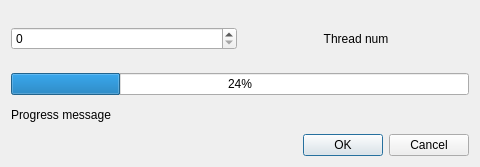
<?xml version="1.0" encoding="UTF-8"?>
<ui version="4.0">
 <class>Dialog_RobotRun</class>
 <widget class="QDialog" name="Dialog_RobotRun">
  <property name="geometry">
   <rect>
    <x>0</x>
    <y>0</y>
    <width>480</width>
    <height>167</height>
   </rect>
  </property>
  <property name="windowTitle">
   <string>Dialog</string>
  </property>
  <layout class="QVBoxLayout" name="verticalLayout_3">
   <item>
    <layout class="QVBoxLayout" name="verticalLayout_2">
     <property name="bottomMargin">
      <number>0</number>
     </property>
     <item>
      <layout class="QHBoxLayout" name="thread_container_layout">
       <item>
        <widget class="QSpinBox" name="thread_input"/>
       </item>
       <item>
        <widget class="QLabel" name="thread_label">
         <property name="text">
          <string>Thread num</string>
         </property>
         <property name="alignment">
          <set>Qt::AlignmentFlag::AlignCenter</set>
         </property>
        </widget>
       </item>
      </layout>
     </item>
     <item>
      <layout class="QVBoxLayout" name="progress_container_layout">
       <item>
        <widget class="QProgressBar" name="progressBar">
         <property name="value">
          <number>24</number>
         </property>
        </widget>
       </item>
       <item>
        <widget class="QLabel" name="progress_message_label">
         <property name="text">
          <string>Progress message</string>
         </property>
        </widget>
       </item>
      </layout>
     </item>
    </layout>
   </item>
   <item>
    <widget class="QDialogButtonBox" name="buttonBox">
     <property name="orientation">
      <enum>Qt::Orientation::Horizontal</enum>
     </property>
     <property name="standardButtons">
      <set>QDialogButtonBox::StandardButton::Cancel|QDialogButtonBox::StandardButton::Ok</set>
     </property>
    </widget>
   </item>
  </layout>
 </widget>
 <resources/>
 <connections>
  <connection>
   <sender>buttonBox</sender>
   <signal>accepted()</signal>
   <receiver>Dialog_RobotRun</receiver>
   <slot>accept()</slot>
   <hints>
    <hint type="sourcelabel">
     <x>248</x>
     <y>254</y>
    </hint>
    <hint type="destinationlabel">
     <x>157</x>
     <y>274</y>
    </hint>
   </hints>
  </connection>
  <connection>
   <sender>buttonBox</sender>
   <signal>rejected()</signal>
   <receiver>Dialog_RobotRun</receiver>
   <slot>reject()</slot>
   <hints>
    <hint type="sourcelabel">
     <x>316</x>
     <y>260</y>
    </hint>
    <hint type="destinationlabel">
     <x>286</x>
     <y>274</y>
    </hint>
   </hints>
  </connection>
 </connections>
</ui>
